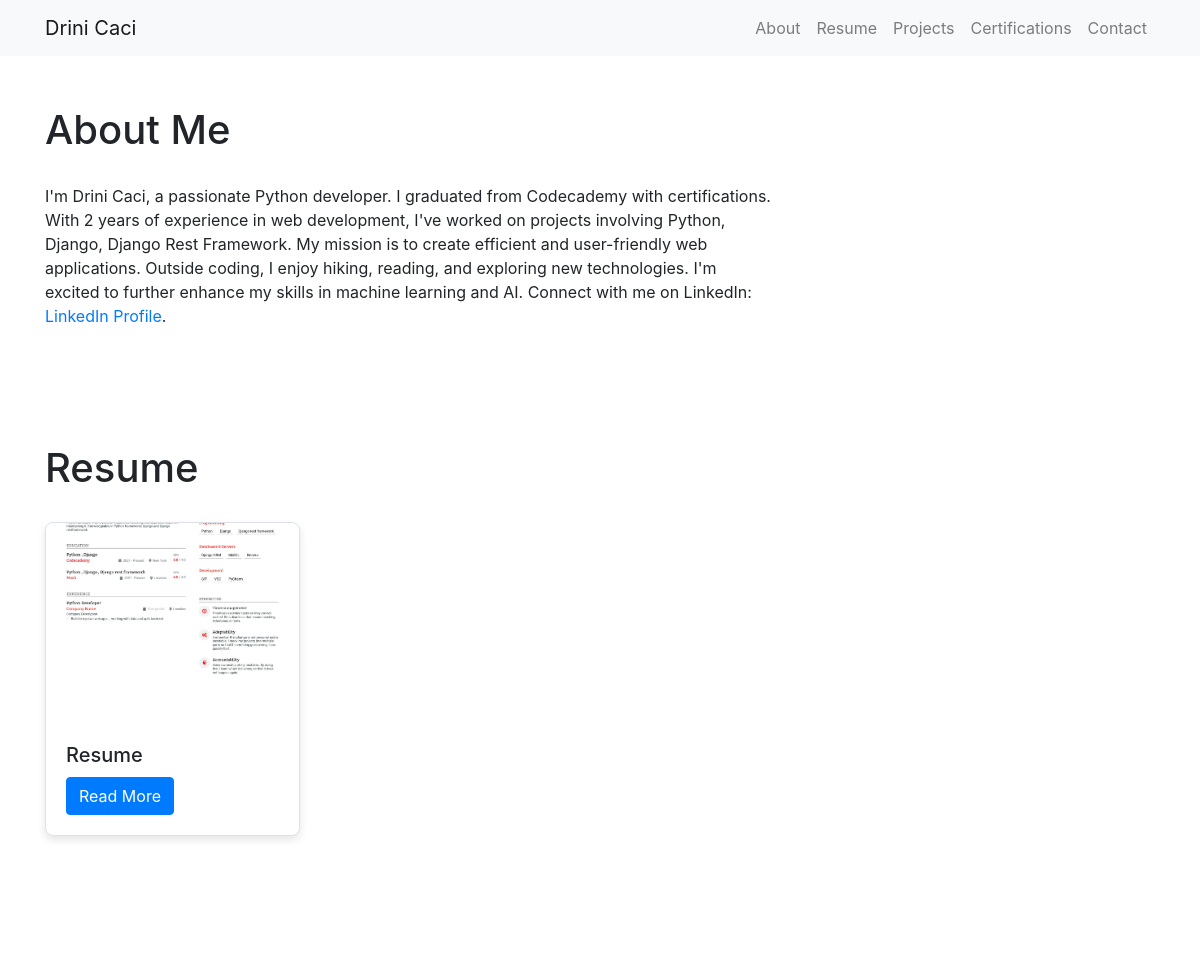
Before: / (upper part) with the older database file.
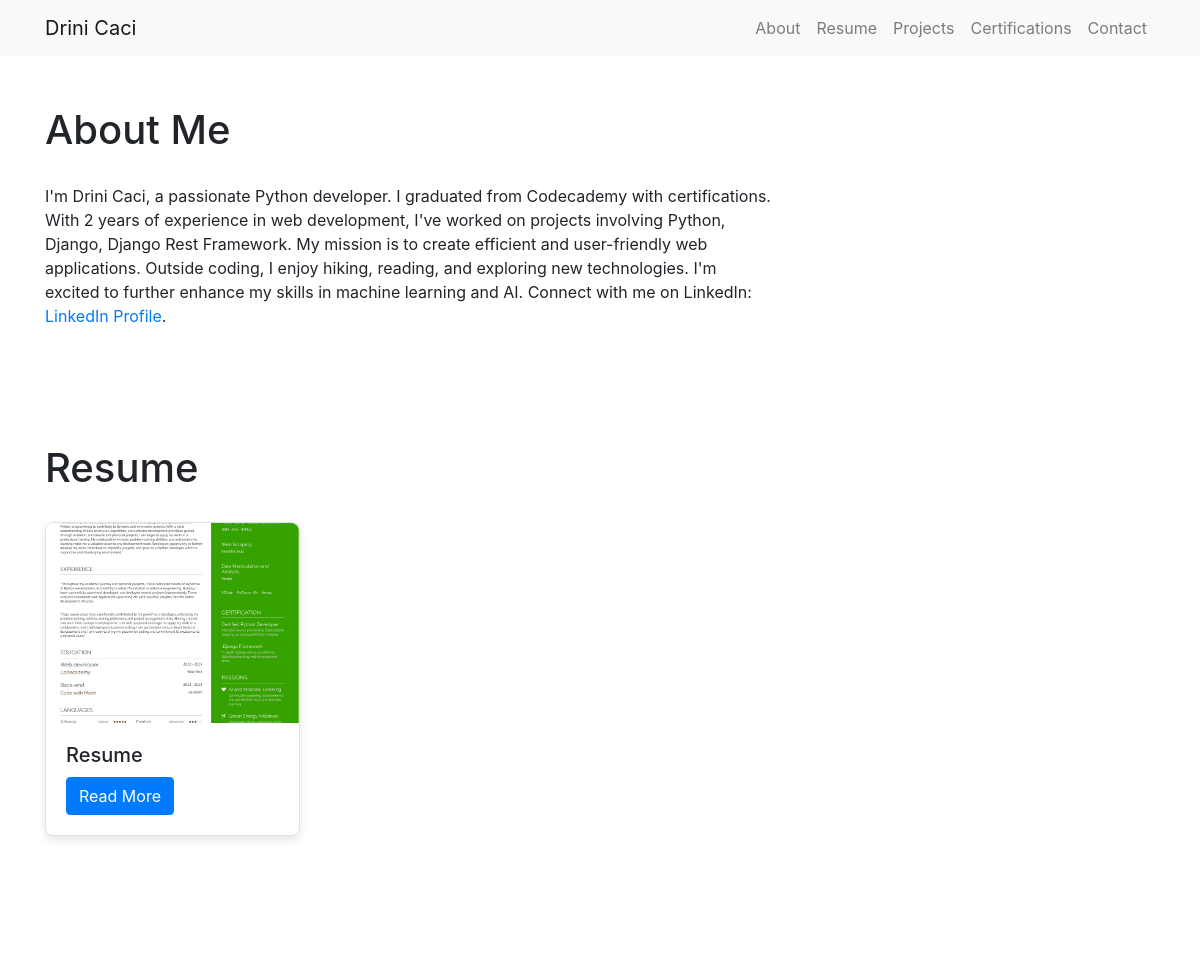
After: the same page with the newer database file.
### folio/models.py (models this page shows, shortened)
class Resume(models.Model):
    title = models.CharField(max_length=200)
    image = models.FileField(upload_to="certificate_resume/", blank=True)

### folio/views.py (the view)
# urls.py: path("", views.home, name="home"),
def home(request):
    projects = Project.objects.all()
    certificate = Certificate.objects.all()
    resume = Resume.objects.all()
    if request.method == 'POST':
        form = ContactForm(request.POST)
        if form.is_valid():
            name = form.cleaned_data['name']
            email = form.cleaned_data['email']
            subject = form.cleaned_data['subject']
            message = form.cleaned_data['message']
            contact_message = ContactMessage.objects.create(
                name=name, email=email, subject=subject, message=message
            )
            contact_message.save()
            return render(request, 'folio/success.html')
    else:
        form = ContactForm()
    context = {'form': form, "projects": projects, "certificate": certificate, "resume": resume}
    return render(request, 'folio/home.html', context )

### folio/templates/folio/home.html (shortened to what this page needs)
{% load static %}
<!DOCTYPE html>
<html lang="en">
<head>
    <link rel="stylesheet" href="https://stackpath.bootstrapcdn.com/bootstrap/4.3.1/css/bootstrap.min.css">
</head>
<body>
    <nav class="navbar navbar-expand-lg navbar-light">
        <div class="container">
            <a class="navbar-brand" href="#">Drini Caci</a>
            <div class="collapse navbar-collapse" id="navbarNav">
                <ul class="navbar-nav ml-auto">
                    <li class="nav-item">
                        <a class="nav-link" href="#about">About</a>
                    </li>
                    <li class="nav-item">
                        <a class="nav-link" href="#resume">Resume</a>
                    </li>
                    <li class="nav-item">
                        <a class="nav-link" href="#projects">Projects</a>
                    </li>
                    <li class="nav-item">
                        <a class="nav-link" href="#certification">Certifications</a>
                    </li>
                    <li class="nav-item">
                        <a class="nav-link" href="#contact">Contact</a>
                    </li>
                </ul>
            </div>
        </div>
    </nav>
    <div class="container">
        <section id="about">
            <div class="row">
                <div class="col-lg-8">
                    <h1>About Me</h1>
                    <p>I'm Drini Caci, a passionate Python developer. I graduated from Codecademy with certifications. With 2 years of experience in web development, I've worked on projects involving Python, Django, Django Rest Framework. My mission is to create efficient and user-friendly web applications. Outside coding, I enjoy hiking, reading, and exploring new technologies. I'm excited to further enhance my skills in machine learning and AI. Connect with me on LinkedIn: <a href="https://www.linkedin.com/in/drini-caci-1b34082a3/">LinkedIn Profile</a>.</p>
                </div>
            </div>
        </section>
        <section id="resume">
            <h1>Resume</h1>
            <div class="row">
                {% for item in resume %}
                    <div class="col-lg-3 col-md-4 col-sm-6 mb-4">
                        <div class="card">
                            {% if item.image %}
                                <img class="card-img-top" src="{{ item.image.url }}" alt="{{ item.title }}">
                            {% endif %}
                            <div class="card-body">
                                <h5 class="card-title">{{ item.title }}</h5>
                                <a href="{% url 'resume' %}" class="btn btn-primary">Read More</a>
                            </div>
                        </div>
                    </div>
                {% endfor %}
            </div>
        </section>
        <section id="projects">
        </section>
    </div>

Changed rows visible on the page:
changed Resume "Resume": image: a different picture
